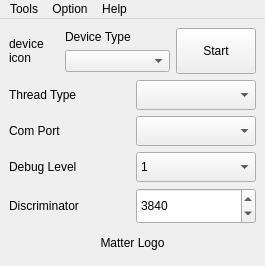
<?xml version="1.0" encoding="UTF-8"?>
<ui version="4.0">
 <class>MainWindow</class>
 <widget class="QMainWindow" name="MainWindow">
  <property name="geometry">
   <rect>
    <x>0</x>
    <y>0</y>
    <width>265</width>
    <height>266</height>
   </rect>
  </property>
  <property name="sizePolicy">
   <sizepolicy hsizetype="Preferred" vsizetype="Fixed">
    <horstretch>0</horstretch>
    <verstretch>0</verstretch>
   </sizepolicy>
  </property>
  <property name="minimumSize">
   <size>
    <width>250</width>
    <height>200</height>
   </size>
  </property>
  <property name="maximumSize">
   <size>
    <width>16777215</width>
    <height>266</height>
   </size>
  </property>
  <property name="windowTitle">
   <string>ioter</string>
  </property>
  <property name="windowIcon">
   <iconset>
    <activeon>../icon/ioter_icon_white.png</activeon>
   </iconset>
  </property>
  <widget class="QWidget" name="centralwidget">
   <layout class="QHBoxLayout" name="horizontalLayout_5">
    <item>
     <layout class="QHBoxLayout" name="horizontalLayout">
      <item>
       <layout class="QVBoxLayout" name="verticalLayout_2" stretch="1,4,0,0,0">
        <item>
         <layout class="QHBoxLayout" name="horizontalLayout_2">
          <item>
           <widget class="QLabel" name="labelDeviceIcon">
            <property name="sizePolicy">
             <sizepolicy hsizetype="Fixed" vsizetype="Fixed">
              <horstretch>50</horstretch>
              <verstretch>50</verstretch>
             </sizepolicy>
            </property>
            <property name="maximumSize">
             <size>
              <width>50</width>
              <height>50</height>
             </size>
            </property>
            <property name="text">
             <string>device
icon</string>
            </property>
           </widget>
          </item>
          <item>
           <layout class="QVBoxLayout" name="verticalLayout_6" stretch="1,1">
            <property name="topMargin">
             <number>2</number>
            </property>
            <property name="bottomMargin">
             <number>2</number>
            </property>
            <item>
             <widget class="QLabel" name="labelDeviceType">
              <property name="sizePolicy">
               <sizepolicy hsizetype="Preferred" vsizetype="Preferred">
                <horstretch>0</horstretch>
                <verstretch>0</verstretch>
               </sizepolicy>
              </property>
              <property name="text">
               <string>Device Type</string>
              </property>
             </widget>
            </item>
            <item>
             <widget class="QComboBox" name="comboBoxDevice">
              <property name="sizePolicy">
               <sizepolicy hsizetype="Preferred" vsizetype="Preferred">
                <horstretch>0</horstretch>
                <verstretch>0</verstretch>
               </sizepolicy>
              </property>
              <property name="maximumSize">
               <size>
                <width>16777215</width>
                <height>30</height>
               </size>
              </property>
             </widget>
            </item>
           </layout>
          </item>
          <item>
           <layout class="QVBoxLayout" name="verticalLayout_5">
            <item>
             <widget class="QPushButton" name="pushButtonStart">
              <property name="sizePolicy">
               <sizepolicy hsizetype="Fixed" vsizetype="Preferred">
                <horstretch>80</horstretch>
                <verstretch>0</verstretch>
               </sizepolicy>
              </property>
              <property name="text">
               <string>Start</string>
              </property>
             </widget>
            </item>
           </layout>
          </item>
         </layout>
        </item>
        <item>
         <layout class="QVBoxLayout" name="verticalLayout_4">
          <item>
           <layout class="QHBoxLayout" name="horizontalLayout_3" stretch="1,1">
            <item>
             <widget class="QLabel" name="labelThreadVersion">
              <property name="text">
               <string>Thread Type</string>
              </property>
             </widget>
            </item>
            <item>
             <widget class="QComboBox" name="comboBoxThread">
              <property name="sizePolicy">
               <sizepolicy hsizetype="Ignored" vsizetype="Preferred">
                <horstretch>0</horstretch>
                <verstretch>0</verstretch>
               </sizepolicy>
              </property>
              <property name="maximumSize">
               <size>
                <width>16777215</width>
                <height>30</height>
               </size>
              </property>
             </widget>
            </item>
           </layout>
          </item>
          <item>
           <layout class="QHBoxLayout" name="horizontalLayout_4" stretch="1,1">
            <item>
             <widget class="QLabel" name="labelComPort">
              <property name="text">
               <string>Com Port</string>
              </property>
             </widget>
            </item>
            <item>
             <widget class="QComboBox" name="comboBoxCom">
              <property name="sizePolicy">
               <sizepolicy hsizetype="Ignored" vsizetype="Preferred">
                <horstretch>0</horstretch>
                <verstretch>0</verstretch>
               </sizepolicy>
              </property>
              <property name="maximumSize">
               <size>
                <width>16777215</width>
                <height>30</height>
               </size>
              </property>
             </widget>
            </item>
           </layout>
          </item>
          <item>
           <layout class="QHBoxLayout" name="horizontalLayout_8" stretch="1,1">
            <item>
             <widget class="QLabel" name="labelDebugLevel">
              <property name="text">
               <string>Debug Level</string>
              </property>
             </widget>
            </item>
            <item>
             <widget class="QComboBox" name="comboBoxDebug">
              <property name="sizePolicy">
               <sizepolicy hsizetype="Ignored" vsizetype="Preferred">
                <horstretch>0</horstretch>
                <verstretch>0</verstretch>
               </sizepolicy>
              </property>
              <property name="maximumSize">
               <size>
                <width>16777215</width>
                <height>30</height>
               </size>
              </property>
              <item>
               <property name="text">
                <string>1</string>
               </property>
              </item>
              <item>
               <property name="text">
                <string>2</string>
               </property>
              </item>
              <item>
               <property name="text">
                <string>3</string>
               </property>
              </item>
              <item>
               <property name="text">
                <string>4</string>
               </property>
              </item>
              <item>
               <property name="text">
                <string>5</string>
               </property>
              </item>
             </widget>
            </item>
           </layout>
          </item>
          <item>
           <layout class="QHBoxLayout" name="horizontalLayout_7" stretch="1,0">
            <item>
             <widget class="QLabel" name="labelDiscriminator">
              <property name="text">
               <string>Discriminator</string>
              </property>
             </widget>
            </item>
            <item>
             <widget class="QSpinBox" name="spinBoxDiscriminator">
              <property name="sizePolicy">
               <sizepolicy hsizetype="Preferred" vsizetype="Preferred">
                <horstretch>0</horstretch>
                <verstretch>30</verstretch>
               </sizepolicy>
              </property>
              <property name="minimumSize">
               <size>
                <width>120</width>
                <height>0</height>
               </size>
              </property>
              <property name="minimum">
               <number>1</number>
              </property>
              <property name="maximum">
               <number>9999</number>
              </property>
              <property name="value">
               <number>3840</number>
              </property>
             </widget>
            </item>
           </layout>
          </item>
         </layout>
        </item>
        <item>
         <spacer name="horizontalSpacer_2">
          <property name="orientation">
           <enum>Qt::Horizontal</enum>
          </property>
          <property name="sizeHint" stdset="0">
           <size>
            <width>40</width>
            <height>5</height>
           </size>
          </property>
         </spacer>
        </item>
        <item>
         <widget class="QLabel" name="labelMatterlogo">
          <property name="sizePolicy">
           <sizepolicy hsizetype="MinimumExpanding" vsizetype="Fixed">
            <horstretch>0</horstretch>
            <verstretch>15</verstretch>
           </sizepolicy>
          </property>
          <property name="minimumSize">
           <size>
            <width>0</width>
            <height>15</height>
           </size>
          </property>
          <property name="maximumSize">
           <size>
            <width>16777215</width>
            <height>15</height>
           </size>
          </property>
          <property name="layoutDirection">
           <enum>Qt::LeftToRight</enum>
          </property>
          <property name="text">
           <string>Matter Logo</string>
          </property>
          <property name="alignment">
           <set>Qt::AlignCenter</set>
          </property>
         </widget>
        </item>
        <item>
         <spacer name="horizontalSpacer">
          <property name="orientation">
           <enum>Qt::Horizontal</enum>
          </property>
          <property name="sizeHint" stdset="0">
           <size>
            <width>40</width>
            <height>7</height>
           </size>
          </property>
         </spacer>
        </item>
       </layout>
      </item>
     </layout>
    </item>
   </layout>
  </widget>
  <widget class="QMenuBar" name="menubar">
   <property name="geometry">
    <rect>
     <x>0</x>
     <y>0</y>
     <width>265</width>
     <height>22</height>
    </rect>
   </property>
   <widget class="QMenu" name="menuTools">
    <property name="title">
     <string>Tools</string>
    </property>
    <addaction name="actionAutomation"/>
    <addaction name="actionAuto_onboarding"/>
   </widget>
   <widget class="QMenu" name="menuOption">
    <property name="title">
     <string>Option</string>
    </property>
    <addaction name="actionDeveloper"/>
    <addaction name="actionTestWindow"/>
   </widget>
   <widget class="QMenu" name="menuHelp">
    <property name="title">
     <string>Help</string>
    </property>
    <addaction name="actionAbout"/>
   </widget>
   <addaction name="menuTools"/>
   <addaction name="menuOption"/>
   <addaction name="menuHelp"/>
  </widget>
  <action name="actionAutomation">
   <property name="icon">
    <iconset>
     <normaloff>../icon/black_shadow_icon.png</normaloff>../icon/black_shadow_icon.png</iconset>
   </property>
   <property name="text">
    <string>Automation</string>
   </property>
  </action>
  <action name="actionDeveloper">
   <property name="checkable">
    <bool>true</bool>
   </property>
   <property name="text">
    <string>Developer mode</string>
   </property>
  </action>
  <action name="actionTestWindow">
   <property name="checkable">
    <bool>true</bool>
   </property>
   <property name="text">
    <string>Test Window</string>
   </property>
  </action>
  <action name="actionAuto_onboarding">
   <property name="icon">
    <iconset>
     <normaloff>../icon/black_shadow_icon.png</normaloff>
     <normalon>../icon/black_shadow_icon.png</normalon>../icon/black_shadow_icon.png</iconset>
   </property>
   <property name="text">
    <string>Auto onboarding</string>
   </property>
  </action>
  <action name="actionAbout">
   <property name="text">
    <string>About</string>
   </property>
  </action>
 </widget>
 <resources/>
 <connections/>
</ui>
